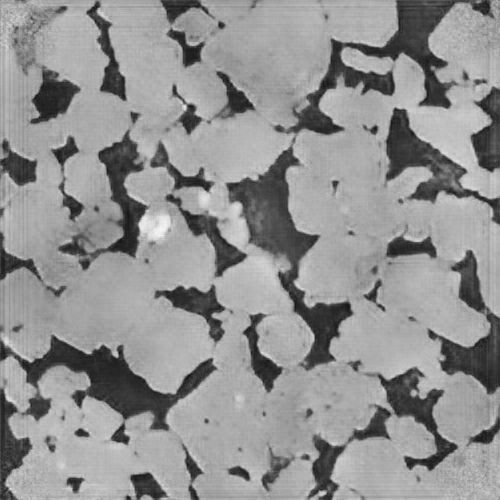
#> input picture CT_img.png, 500 x 500 px
$ python plot_varg.py
#> lines starting #> are read from the running program, lines starting #| are printed output that depends on the picture; after the words box and inside, x2 and y2 are one past the last pixel; in counts of white or black regions, pixels touching at a corner belong together
#!/usr/bin/env python
# coding: utf-8

# In[87]:


from PIL import Image
import numpy as np
import matplotlib
matplotlib.use('Agg')
import pylab
import matplotlib.pyplot as plt
import cv2
from collections import defaultdict
import pandas as pd
import dill
import time
import warnings
warnings.filterwarnings("ignore")

# In[98]:


def tiffread(path):
    img = Image.open(path)
    images = []
    for i in range(img.n_frames):
        img.seek(i)
        images.append(np.array(img))
    return np.array(images)
def get_threshold(im,T):
    im[im<T] = 0
    im[im>=T] = 1

def spherical_model(data, X, Y,label="gold_grade"):
  nugget=Y[0]
  sill=(data[label]).var()
  a=range_xy(sill,X,Y)
  Z=pd.DataFrame(np.array(range(0, X[-1])))
  Z[(Z.index<=a)]=nugget+(sill-nugget)*(1.5*Z/a-0.5*np.power(Z/a,3))
  Z[(Z.index>a)]=sill
  return np.array(Z)

def exponential_model(data, X, Y,label="gold_grade"):
  nugget=Y[0]
  sill=(data[label]).var()
  a=range_xy(sill,X,Y)
  Z=pd.DataFrame(np.array(range(0, X[-1])))
  Z=nugget+(sill-nugget)*(1-np.exp(-3*Z/a))
  return np.array(Z)


def gaussian_model(data, X, Y,label="gold_grade"):
  nugget=Y[0]
  sill=(data[label]).var()
  a=range_xy(sill,X,Y)
  Z=pd.DataFrame(np.array(range(0, X[-1])))
  Z=nugget+(sill-nugget)*(1-np.exp(-3*np.square(Z)/np.square(a)))
  return np.array(Z)


def range_xy(sill, X, Y):
  percent95 = 0.95*sill
  for i in range(len(X)):
    if(Y[i] >= percent95):
      return X[i]
  return X[-1]


def variogram(data, X = "X", Y = "Y", G="gold_grade", min_angle=0, angle_tolerance=90, no_of_lags = 10, lag_spacing=10, lag_tolerance=5):
    timed = time.time()
    g_values = pd.DataFrame({'distance':[] , 'values':[]})
    x_y_values = defaultdict(lambda:0)
    count = defaultdict(lambda:0)
    for i in range(data.shape[0]):
        timed = 0
        if(angle_tolerance >= 90):
            var_data = pd.DataFrame(np.array(data[(data.index > i) & (np.sqrt(np.square(data[X]-data[X][i])+np.square(data[Y]-data[Y][i])) <= no_of_lags*lag_spacing)])).rename(index = str, columns={0:X, 1:Y, 2:'values'})
        elif(min_angle+angle_tolerance > 90):
            var_data = pd.DataFrame(np.array(data[(data.index > i) & (~((np.arctan2(data[Y]-data[Y][i], data[X]-data[X][i])*180/np.pi > min_angle+angle_tolerance-180) & (np.arctan2(data[Y]-data[Y][i], data[X]-data[X][i])*180/np.pi < min_angle-angle_tolerance))) & (np.sqrt(np.square(data[X]-data[X][i])+np.square(data[Y]-data[Y][i])) <= no_of_lags*lag_spacing)])).rename(index = str, columns={0:X, 1:Y, 2:'values'})
        elif(min_angle-angle_tolerance < -90):
            var_data = pd.DataFrame(np.array(data[(data.index > i) & (~((np.arctan2(data[Y]-data[Y][i], data[X]-data[X][i])*180/np.pi > min_angle+angle_tolerance) & (np.arctan2(data[Y]-data[Y][i], data[X]-data[X][i])*180/np.pi < 180+min_angle-angle_tolerance))) &(np.sqrt(np.square(data[X]-data[X][i])+np.square(data[Y]-data[Y][i])) <= no_of_lags*lag_spacing)])).rename(index = str, columns={0:X, 1:Y, 2:'values'})
        else:
            var_data = pd.DataFrame(np.array(data[(data.index > i) & ((np.arctan2(data[Y]-data[Y][i], data[X]-data[X][i])*180/np.pi >= min_angle-angle_tolerance) & (np.arctan2(data[Y]-data[Y][i], data[X]-data[X][i])*180/np.pi <= min_angle+angle_tolerance)) & (np.sqrt(np.square(data[X]-data[X][i])+np.square(data[Y]-data[Y][i])) <= no_of_lags*lag_spacing)])).rename(index = str, columns={0:X, 1:Y, 2:'values'})
        var_data[X] -= data[X][i]
        var_data[Y] -= data[Y][i]
        var_data["distance"] = np.linalg.norm(var_data[[X, Y]], axis=1)
        var_data = var_data.drop(columns=[X, Y])
        var_data["values"] = var_data["values"] - data[G][i]
        g_values = g_values.append(var_data, ignore_index = True)
        if(i%100 == 0):
            for j in range(0, no_of_lags*lag_spacing+1, lag_spacing):
                range_array = np.array(g_values[(g_values['distance']>j-lag_tolerance) & (g_values['distance'] <= j+lag_tolerance)]['values'])
                x_y_values[j] += np.sum(np.square(range_array), axis = 0)
                count[j] += range_array.shape[0]
            g_values = pd.DataFrame({'distance':[] , 'values':[]})
        if i%1000 == 0:
            print('the ',i,' th, time used', time.time() - timed)
            timed = time.time()
    x = []
    y = []
    for keys in x_y_values:
        x.append(keys)
        y.append(x_y_values[keys]/(2*count[keys]))
    return(x, y)


# In[118]:


im=Image.open('CT_img.png')
#> im is the input picture: PIL image 500x500 RGBA; mean R, G, B, A 145.6, 145.6, 145.6, 255

imarray_temp = np.array(im)
r, g, b = imarray_temp[:,:,0], imarray_temp[:,:,1], imarray_temp[:,:,2]
imarray = 0.2989 * r + 0.5870 * g + 0.1140 * b
get_threshold(imarray,100)
#> in get_threshold, `im[im<T] = 0`:
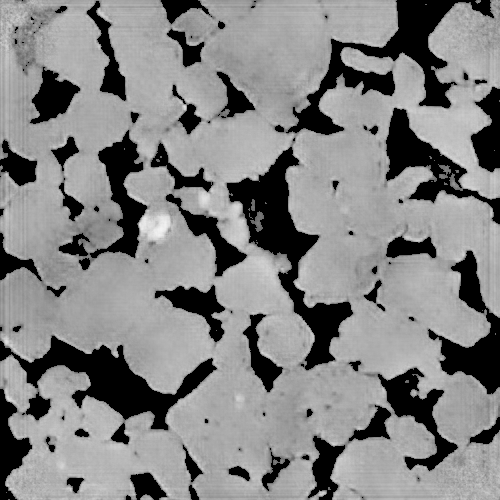
#> im: shape (500, 500) float64; min 0, max 244, mean 132.9
#> in get_threshold, `im[im>=T] = 1`:
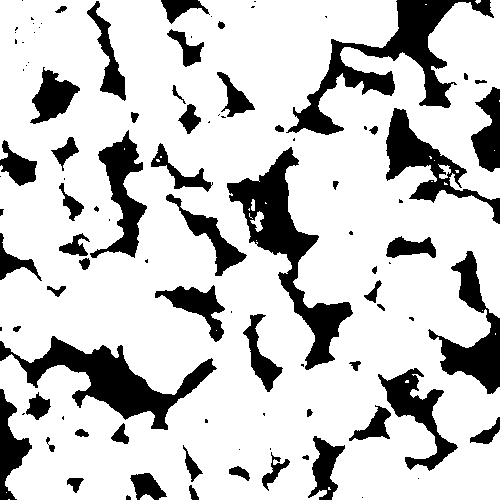
#> im: shape (500, 500) float64; values 0 (black) and 1 (white), 78.7% white; 101 black regions (43 under 20 px), largest, box (x1, y1, x2, y2) and area: (227, 147, 353, 370) 6784, (286, 0, 494, 135) 6760, (0, 336, 217, 430) 6077
g_values = pd.DataFrame({'X':[] , 'Y':[],'gold_grade':[]})
#捋直
x_values = []
y_values = []
real_values = []
for i in range(0,len(imarray)):
    for j in range(0,len(imarray[0])):
        x_values.append(i)
        y_values.append(j)
        real_values.append(imarray[i][j])
#> after the loop, real_values = 250000 items; x_values = 250000 items; y_values = 250000 items
g_values['X'] = x_values
g_values['Y'] = y_values
g_values['gold_grade'] = real_values
g_values
print('start to cal variogram')
[X,Y] = variogram(g_values)
#> (the run stopped early here; a loop or call above may not have finished)
